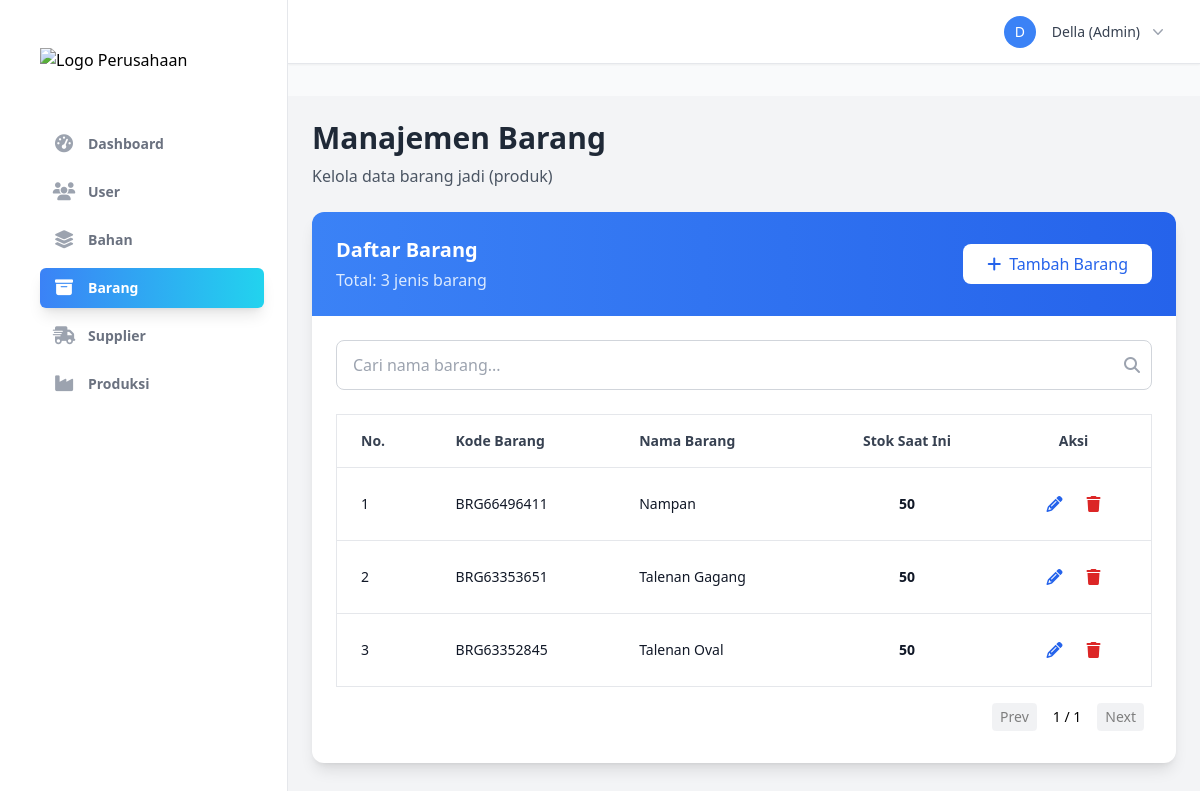
Screenshot of /pages/product_management.php (signed in) with the database file from the repository.
### tables this page shows
CREATE TABLE barang (
    kd_barang VARCHAR(25) PRIMARY KEY,
    nama_barang VARCHAR(200) NOT NULL,
    stok INTEGER NOT NULL
);

### pages/product_management.php (the view, shortened to what this page needs)
<?php
require_once '../config/db_connect.php';
require_once '../includes/header.php';
$search_query = $_GET['search'] ?? '';
$perPage = 10;
$page = isset($_GET['page']) ? max(1, intval($_GET['page'])) : 1;
$offset = ($page - 1) * $perPage;
$stmt = $pdo->prepare("SELECT COUNT(*) FROM barang WHERE nama_barang LIKE :search");
$stmt->bindValue(':search', '%' . $search_query . '%');
$stmt->execute();
$totalItems = $stmt->fetchColumn();
$totalPages = ceil($totalItems / $perPage);
$sql = "SELECT kd_barang, nama_barang, stok FROM barang WHERE nama_barang LIKE :search ORDER BY nama_barang ASC LIMIT :limit OFFSET :offset";
$stmt = $pdo->prepare($sql);
$stmt->bindValue(':search', '%' . $search_query . '%');
$stmt->bindValue(':limit', $perPage, PDO::PARAM_INT);
$stmt->bindValue(':offset', $offset, PDO::PARAM_INT);
$stmt->execute();
$products = $stmt->fetchAll(PDO::FETCH_ASSOC);
?>
<head>
    <link rel="stylesheet" href="../assets/css/responsive.css">
</head>
<div class="flex min-h-screen bg-gray-100">
    <?php require_once '../includes/sidebar.php'; ?>
    <main class="flex-1 p-6">
        <div id="productManagement" class="section active">
            <div class="mb-6">
                <h2 class="text-3xl font-bold text-gray-800">Manajemen Barang</h2>
                <p class="text-gray-600 mt-2">Kelola data barang jadi (produk)</p>
            </div>
            <div class="bg-white rounded-xl shadow-lg overflow-hidden">
                <div class="bg-gradient-to-r from-blue-500 to-blue-600 p-6">
                    <div class="flex justify-between items-center card-header">
                        <div>
                            <h3 class="text-xl font-semibold text-white">Daftar Barang</h3>
                            <p class="text-blue-100 mt-1">Total: <?php echo $totalItems; ?> jenis barang</p>
                        </div>
                        <button onclick="showAddProductForm()" class="add-button bg-white text-blue-600 hover:bg-blue-50 px-6 py-2 rounded-lg font-medium transition duration-200 flex items-center">
                            <i class="fas fa-plus mr-2"></i>Tambah Barang
                        </button>
                    </div>
                </div>
                <div class="p-6">
                    <div class="mb-6 relative">
                        <input type="text" id="searchInput" name="search" class="w-full px-4 py-3 border border-gray-300 rounded-lg focus:outline-none focus:ring-2 focus:ring-blue-500 pr-10" placeholder="Cari nama barang..." value="<?php echo htmlspecialchars($search_query); ?>">
                        <span class="absolute right-3 top-1/2 transform -translate-y-1/2 text-gray-400">
                            <i class="fas fa-search"></i>
                        </span>
                    </div>
                    <div class="overflow-x-auto">
                        <table class="min-w-full responsive-table border border-gray-200" id="productsTable">
                            <thead>
                                <tr class="border-b border-gray-200">
                                    <th class="px-6 py-4 text-left text-sm font-semibold text-gray-700">No.</th>
                                    <th class="px-6 py-4 text-left text-sm font-semibold text-gray-700">Kode Barang</th>
                                    <th class="px-6 py-4 text-left text-sm font-semibold text-gray-700">Nama Barang</th>
                                    <th class="px-6 py-4 text-center text-sm font-semibold text-gray-700">Stok Saat Ini</th>
                                    <th class="px-6 py-4 text-center text-sm font-semibold text-gray-700">Aksi</th>
                                </tr>
                            </thead>
                            <tbody id="productsTableBody" class="bg-white divide-y divide-gray-200">
                                <?php if (empty($products)): ?>
                                    <tr>
                                        <td colspan="4" class="px-6 py-12 text-center text-gray-500">
                                            <div class="flex flex-col items-center">
                                                <i class="fas fa-box-open fa-3x text-gray-300"></i>
                                                <p class="mt-4">Belum ada data barang.</p>
                                            </div>
                                        </td>
                                    </tr>
                                <?php else: ?>
                                    <?php $i = 1; ?>
                                    <?php foreach ($products as $product): ?>
                                        <tr class="product-row" data-name="<?php echo strtolower(htmlspecialchars($product['nama_barang'])); ?>">
                                            <td data-label="No." class="px-6 py-4 text-sm text-gray-900"><?php echo $i++; ?></td>
                                            <td data-label="Kode" class="px-6 py-4 text-sm text-gray-900"><?php echo htmlspecialchars($product['kd_barang']); ?></td>
                                            <td data-label="Nama" class="px-6 py-4 text-sm text-gray-900"><?php echo htmlspecialchars($product['nama_barang']); ?></td>
                                            <td data-label="Stok" class="px-6 py-4 text-sm font-bold text-gray-900 text-center"><?php echo htmlspecialchars($product['stok']); ?></td>
                                            <td class="px-6 py-4 text-center actions-cell">
                                                <div class="flex justify-center items-center space-x-2">
                                                    <button onclick='showEditProductForm(<?php echo json_encode($product, JSON_HEX_APOS | JSON_HEX_QUOT); ?>)' class="text-blue-600 hover:text-blue-800 hover:bg-blue-100 p-2 rounded-lg transition duration-200" title="Edit">
                                                        <i class="fas fa-pencil-alt"></i>
                                                    </button>
                                                    <button onclick="deleteProduct('<?php echo $product['kd_barang']; ?>')" class="text-red-600 hover:text-red-800 hover:bg-red-100 p-2 rounded-lg transition duration-200" title="Hapus">
                                                        <i class="fas fa-trash"></i>
                                                    </button>
                                                </div>
                                            </td>
                                        </tr>
                                    <?php endforeach; ?>
                                <?php endif; ?>
                            </tbody>
                        </table>
                    </div>
                    <div class="flex justify-end mt-2 p-2">
                        <div class="flex items-center space-x-2 text-sm">
                            <a href="?search=<?php echo urlencode($search_query); ?>&page=<?php echo max(1, $page - 1); ?>" class="px-2 py-1 bg-gray-200 rounded hover:bg-gray-300 <?php echo $page <= 1 ? 'opacity-50 cursor-not-allowed' : ''; ?>">Prev</a>
                            <span class="px-2"><?php echo $page; ?> / <?php echo $totalPages; ?></span>
                            <a href="?search=<?php echo urlencode($search_query); ?>&page=<?php echo min($totalPages, $page + 1); ?>" class="px-2 py-1 bg-gray-200 rounded hover:bg-gray-300 <?php echo $page >= $totalPages ? 'opacity-50 cursor-not-allowed' : ''; ?>">Next</a>
                        </div>
                    </div>
                </div>
            </div>
        </div>
    </main>
</div>
<?php require_once '../includes/footer.php'; ?>

### rows the page displays
barang: kd_barang "BRG66496411", nama_barang "Nampan", stok "50"
barang: kd_barang "BRG63353651", nama_barang "Talenan Gagang", stok "50"
barang: kd_barang "BRG63352845", nama_barang "Talenan Oval", stok "50"

### other values shown
$item['name'] "Dashboard"
$item['name'] "User"
$item['name'] "Bahan"
$item['name'] "Barang"
$item['name'] "Supplier"
$item['name'] "Produksi"
substr($currentUser['username'], 0, 1) "D"
$currentUser['username'] "Della"
$currentUser['level'] "Admin"
$totalItems "3"
$page "1"
$totalPages "1"
